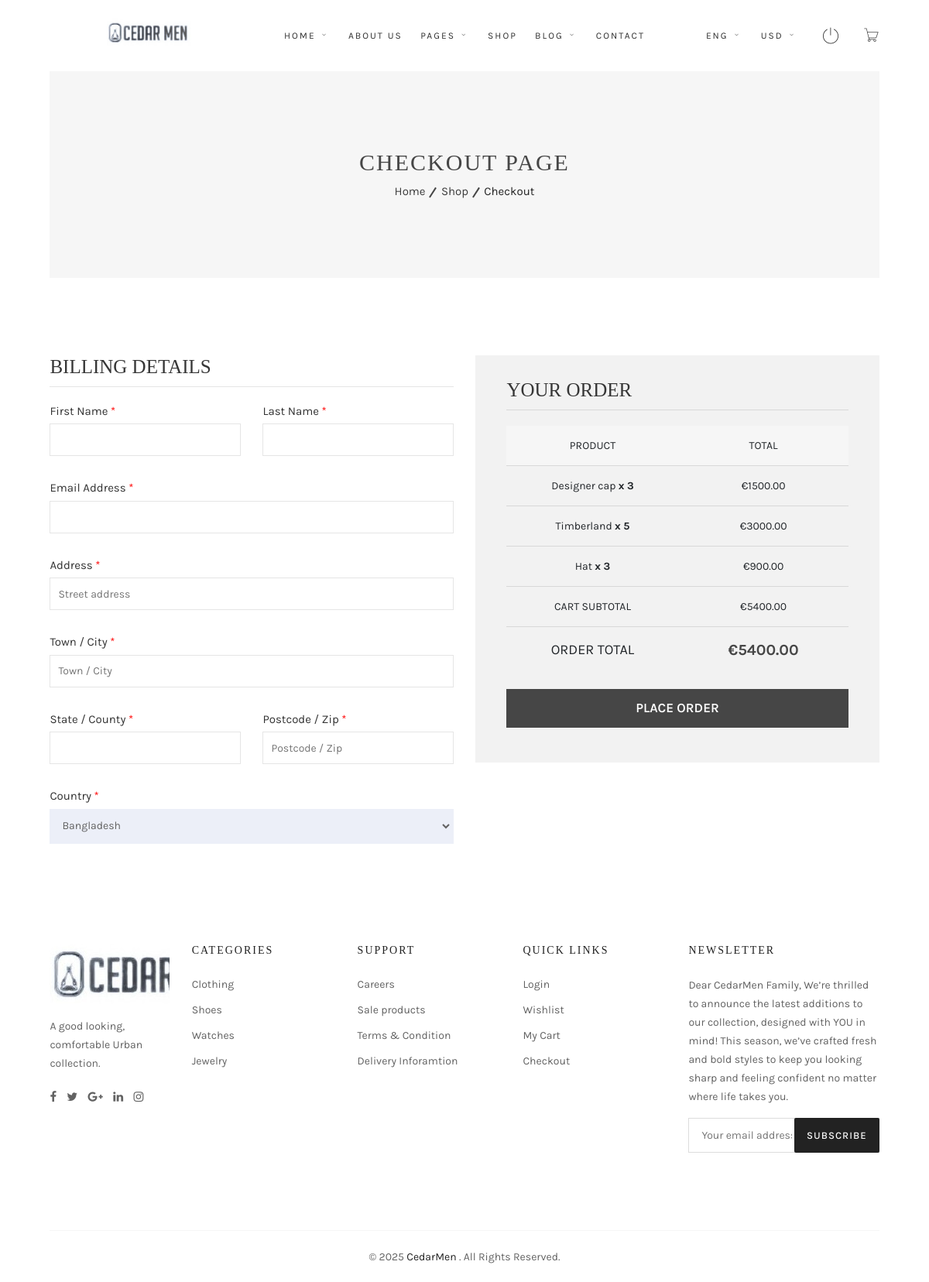
/ecommerce/checkout/ (signed in), run on an earlier commit of the app's database.
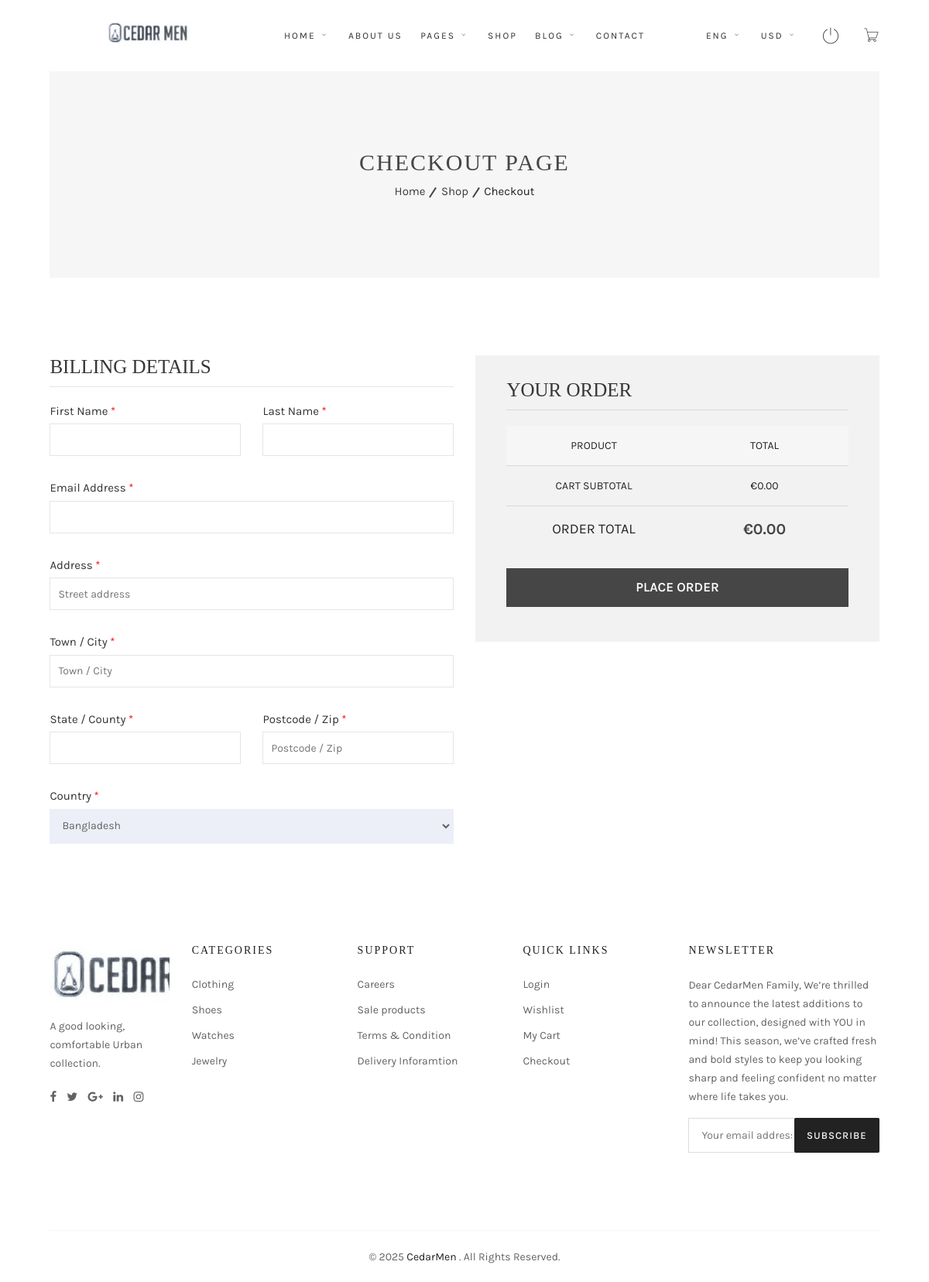
And on a later commit of the database.
### cart/models.py (models this page shows, shortened)
class CartItem(models.Model):
    cart = models.ForeignKey(Cart, on_delete=models.CASCADE, related_name='items')
    product = models.ForeignKey(Product, on_delete=models.CASCADE)
    quantity = models.PositiveIntegerField(default=1)
    color = models.ForeignKey(Color, on_delete=models.SET_NULL, blank=True, null=True)
    size = models.ForeignKey(Size, on_delete=models.SET_NULL, blank=True, null=True)
    def subtotal(self):
        return self.product.price * self.quantity

class Cart(models.Model):
    user = models.ForeignKey(
        settings.AUTH_USER_MODEL,
        on_delete=models.CASCADE,
        blank=True,
        null=True
    )
    session_key = models.CharField(max_length=40, blank=True, null=True)
    created_at = models.DateTimeField(auto_now_add=True)
    updated_at = models.DateTimeField(auto_now=True)
    def total_price(self):
        return sum(item.subtotal() for item in self.items.all())

### ecommerce/models.py (models this page shows, shortened)
class Product(models.Model):
    name = models.CharField(max_length=255)
    price = models.DecimalField(max_digits=10, decimal_places=2)
    slug = models.SlugField(max_length=255, unique=True, blank=True)
    old_price = models.DecimalField(max_digits=10, decimal_places=2, blank=True, null=True)
    category = models.ForeignKey('Category', on_delete=models.SET_NULL, null=True, blank=True)
    stock = models.IntegerField()
    colors = models.ManyToManyField(Color, blank=True)
    image = models.ImageField(upload_to='products/')
    product_cart = models.BooleanField(default=False)
    sizes = models.ManyToManyField(Size, blank=True)
    description = models.TextField(blank=True, null=True)
    more_info = models.TextField(blank=True, null=True)
    composition = models.CharField(max_length=255, blank=True, null=True)
    style = models.CharField(max_length=255, blank=True, null=True)
    properties = models.CharField(max_length=255, blank=True, null=True)

### ecommerce/views.py (the view)
# urls.py: path('ecommerce/checkout/', checkout, name='checkout'),
@login_required(login_url='login')
def checkout(request):
    return render(request, 'checkout.html')

### cart/context_processors.py (called while the page is built)
def cart_summary(request):
    return {
        'cart': get_cart(request)
    }

### cart/utils.py (called while the page is built)
def get_cart(request):
    if request.user.is_authenticated:
        cart, created = Cart.objects.get_or_create(user=request.user)
    else:
        session_key = request.session.session_key
        if not session_key:
            request.session.create()
            session_key = request.session.session_key
        cart, created = Cart.objects.get_or_create(session_key=session_key)
    return cart

### templates/checkout.html (shortened to what the changed rows need)
{% extends 'base.html' %}
{% load static %}
{% block content %}
            <div class="breadcrumb-area">
                <div class="container-fluid text-center">
                    <div class="breadcrumb-stye gray-bg ptb-100">
                        <h2 class="page-title">checkout page</h2>
                    </div>
                </div>
            </div>
            <div class="checkout-area ptb-100">
                <div class="container-fluid">
                    <form action="{% url 'checkout' %}" method="post">
                        <div class="row">
                            <div class="col-xl-6 col-lg-6">
                                <div class="your-order">
                                    <div class="your-order-table table-responsive">
                                        <table>
                                            <thead>
                                                <tr>
                                                    <th class="product-name">Product</th>
                                                    <th class="product-total">Total</th>
                                                </tr>
                                            </thead>
                                            <tbody>
                                                {% for item in cart.items.all %}
                                                <tr class="cart_item">
                                                    <td class="product-name">
                                                        {{ item.product.name }} <strong class="product-quantity"> x {{ item.quantity }}</strong>
                                                    </td>
                                                    <td class="product-total">
                                                        <span class="amount">€{{ item.subtotal|floatformat:2 }}</span>
                                                    </td>
                                                </tr>
                                                {% endfor %}
                                            </tbody>
                                            <tfoot>
                                                <tr class="cart-subtotal">
                                                    <th>Cart Subtotal</th>
                                                    <td><span class="amount">€{{ cart.total_price|floatformat:2 }}</span></td>
                                                </tr>
                                                <tr class="order-total">
                                                    <th>Order Total</th>
                                                    <td><strong><span class="amount">€{{ cart.total_price|floatformat:2 }}</span></strong></td>
                                                </tr>
                                            </tfoot>
                                        </table>
                                    </div>
                                </div>
                            </div>
                        </div>
                    </form>
                </div>
            </div>
{% endblock %}

What changed in the data, as far as the page shows it:
removed CartItem: product.name "Designer cap", quantity "3", subtotal "1500.00"
removed CartItem: product.name "Timberland", quantity "5", subtotal "3000.00"
removed CartItem: product.name "Hat", quantity "3", subtotal "900.00"
computed for Cart: total_price "5400.00" → "0.00"
